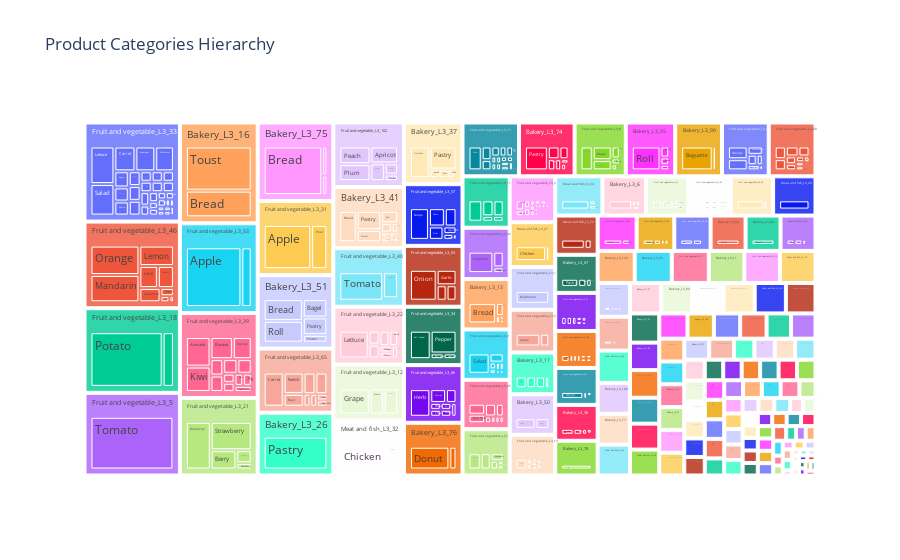

Notebook code cell kept with this figure:
### Code cell
# Plotly Treemap
# Very good for hierarchical data

import plotly.express as px
# Ensure the data reflects the hierarchy (dropping duplicates if necessary)
cols = ['L3_category_name_en', 'name_first']
df_hierarchy = inventory[cols]

# Create an interactive treemap
fig = px.treemap(
    df_hierarchy,
    path=cols,
    title="Product Categories Hierarchy"
)
fig.show()

### Figure 1 — Plotly figure (JSON) as saved in the notebook; plotly's stock layout.template omitted (floating-point values rounded to 4 significant figures; data arrays with more than 128 entries replaced by an {"elided": "..."} marker saying what was removed)
{"data": [{"branchvalues": "total", "domain": {"x": [0, 1], "y": [0, 1]}, "hovertemplate": "labels=%{label}<br>count=%{value}<br>parent=%{parent}<br>id=%{id}<extra></extra>", "ids": {"elided": "774 str values"}, "labels": {"elided": "774 str values"}, "name": "", "parents": {"elided": "774 str values"}, "type": "treemap", "values": {"elided": "774 int values"}}], "layout": {"legend": {"tracegroupgap": 0}, "title": {"text": "Product Categories Hierarchy"}}}
